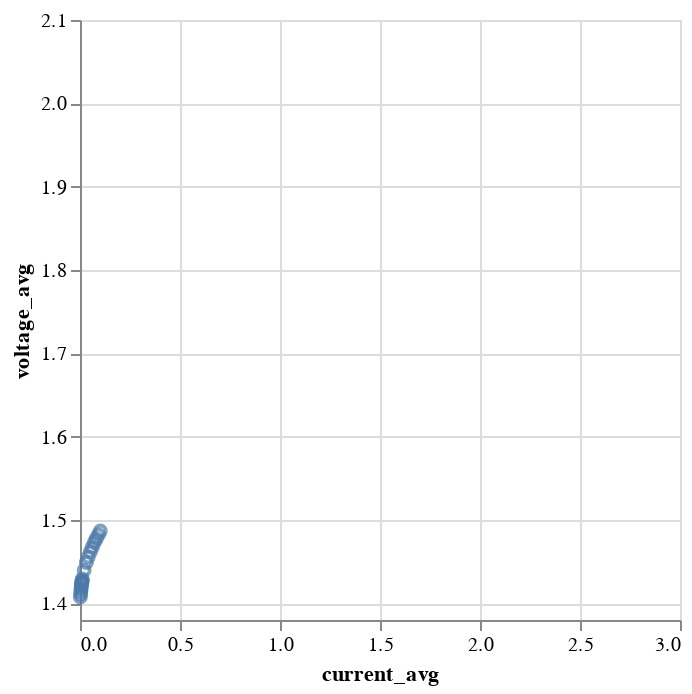

Notebook code for this chart:
### Code cell
alt.Chart(r).mark_point().encode(
    alt.X('current_avg',scale=alt.Scale(domain=[0,3])),
    alt.Y('voltage_avg',scale=alt.Scale(domain=[1.38,2.1]))
    
)

### Figure 1 — Vega-Lite specification as saved in the notebook (floating-point values rounded to 4 significant figures)
{"config": {"view": {"continuousWidth": 300, "continuousHeight": 300}}, "data": {"name": "data-69026e04d88ab55d1a460c31e8955a94"}, "mark": {"type": "point"}, "encoding": {"x": {"field": "current_avg", "scale": {"domain": [0, 3]}, "type": "quantitative"}, "y": {"field": "voltage_avg", "scale": {"domain": [1.38, 2.1]}, "type": "quantitative"}}, "$schema": "https://vega.github.io/schema/vega-lite/v5.17.0.json", "datasets": {"data-69026e04d88ab55d1a460c31e8955a94": [{"voltage_avg": 1.408, "current_avg": 0.001833}, {"voltage_avg": 1.411, "current_avg": 0.00331}, {"voltage_avg": 1.415, "current_avg": 0.004248}, {"voltage_avg": 1.417, "current_avg": 0.005511}, {"voltage_avg": 1.42, "current_avg": 0.006347}, {"voltage_avg": 1.423, "current_avg": 0.0076}, {"voltage_avg": 1.425, "current_avg": 0.008976}, {"voltage_avg": 1.425, "current_avg": 0.0092}, {"voltage_avg": 1.427, "current_avg": 0.01056}, {"voltage_avg": 1.429, "current_avg": 0.01164}, {"voltage_avg": 1.44, "current_avg": 0.0208}, {"voltage_avg": 1.449, "current_avg": 0.03195}, {"voltage_avg": 1.456, "current_avg": 0.04117}, {"voltage_avg": 1.462, "current_avg": 0.05184}, {"voltage_avg": 1.467, "current_avg": 0.06149}, {"voltage_avg": 1.473, "current_avg": 0.07186}, {"voltage_avg": 1.478, "current_avg": 0.0812}, {"voltage_avg": 1.482, "current_avg": 0.09184}, {"voltage_avg": 1.487, "current_avg": 0.1016}]}}
